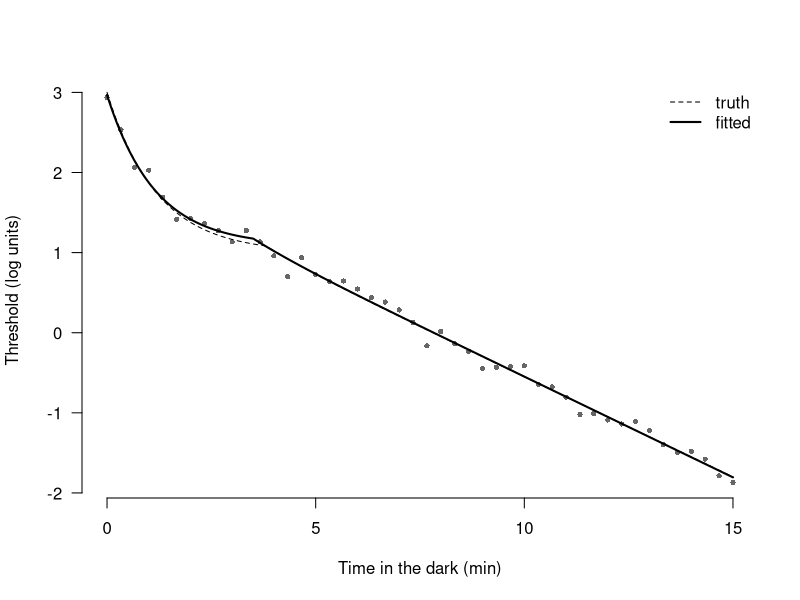

Write the R code that produced this figure.
## ---- chunk 1
knitr::opts_chunk$set(echo = TRUE)
## ---- chunk 2
build_A <- function(t, tau, alpha) {
  cbind(1, exp(-t / tau), pmax(t - alpha, 0))
}
## ---- chunk 3
solve_inner <- function(t, y, tau, alpha) {
  qrA <- qr(build_A(t, tau, alpha))
  list(theta = qr.coef(qrA, y),
       rss   = sum(qr.resid(qrA, y)^2))
}
## ---- chunk 4
t_demo <- seq(0, 15, by = 1/3)
A_typical <- build_A(t_demo, tau = 1.2, alpha = 3.8)
A_ill     <- build_A(t_demo, tau = 200, alpha = 0.1)
c(kappa_typical    = kappa(A_typical),
  kappa_ill        = kappa(A_ill),
  kappa_normal_eqs = kappa(crossprod(A_ill)))
## ---- chunk 5
set.seed(1)
y_demo <- rnorm(length(t_demo))
s  <- solve_inner(t_demo, y_demo, tau = 1.2, alpha = 3.8)
Q  <- qr.Q(qr(build_A(t_demo, tau = 1.2, alpha = 3.8)))
rss_projector <- sum(((diag(length(y_demo)) - Q %*% t(Q)) %*% y_demo)^2)
all.equal(rss_projector, s$rss)
## ---- chunk 6
tau_grid   <- seq(0.05, 2.00, by = 0.05)   # 40 values
alpha_grid <- seq(0.50, 10.00, length.out=99)   # 99 values ~ 5.82 seconds
length(tau_grid) * length(alpha_grid)      # total closed-form solves
## ---- chunk 7
fit_varpro <- function(t, y, tau_grid, alpha_grid) {
  best <- list(rss = Inf)
  for (tau in tau_grid) for (alpha in alpha_grid) {
    s <- solve_inner(t, y, tau, alpha)
    if (s$rss < best$rss)
      best <- list(theta = s$theta, rss = s$rss, tau = tau, alpha = alpha)
  }
  best
}
## ---- chunk 8
model <- function(t, p) p["ct"] + p["cc"] * exp(-t / p["tau"]) +
  p["S2"] * pmax(t - p["alpha"], 0)

truth <- c(ct = 1.0, cc = 2.0, tau = 1.2, alpha = 3.8, S2 = -0.25)
t_obs <- seq(0, 15, by = 1/3)

set.seed(1)
y_noisy <- model(t_obs, truth) + rnorm(length(t_obs), sd = 0.10)
y_clean <- model(t_obs, truth) + rnorm(length(t_obs), sd = 0.02)

elapsed_noisy <- system.time(
  fit_noisy <- fit_varpro(t_obs, y_noisy, tau_grid, alpha_grid)
)["elapsed"]

elapsed_clear <- system.time(
  fit_clean <- fit_varpro(t_obs, y_clean, tau_grid, alpha_grid)
)["elapsed"]

data.frame(
  parameter        = names(truth),
  truth            = as.numeric(truth),
  fit_sd_0.10      = round(c(fit_noisy$theta[1:2], fit_noisy$tau,
                             fit_noisy$alpha, fit_noisy$theta[3]), 3),
  fit_sd_0.02      = round(c(fit_clean$theta[1:2], fit_clean$tau,
                             fit_clean$alpha, fit_clean$theta[3]), 3),
  row.names = NULL
)
elapsed_noisy
elapsed_clear
t_del <- elapsed_noisy - elapsed_clear
t_del
## ---- chunk 9
par(las=1, bty = 'n')
plot(t_obs, y_noisy, pch = 16, cex = 0.7, col = "grey40",
     xlab = "Time in the dark (min)", ylab = "Threshold (log units)")
t_fine <- seq(0, 15, by = 0.02)
fitted_p <- c(ct = unname(fit_noisy$theta[1]), cc = unname(fit_noisy$theta[2]),
              tau = fit_noisy$tau, alpha = fit_noisy$alpha,
              S2 = unname(fit_noisy$theta[3]))
lines(t_fine, model(t_fine, truth),    lty = 2)
lines(t_fine, model(t_fine, fitted_p), lwd = 2)
legend("topright", c("truth", "fitted"), lty = c(2, 1), lwd = c(1, 2), bty = "n")
## ---- chunk 10
solve_inner(t_obs, y_noisy, tau = 1.2, alpha = 20)$theta
